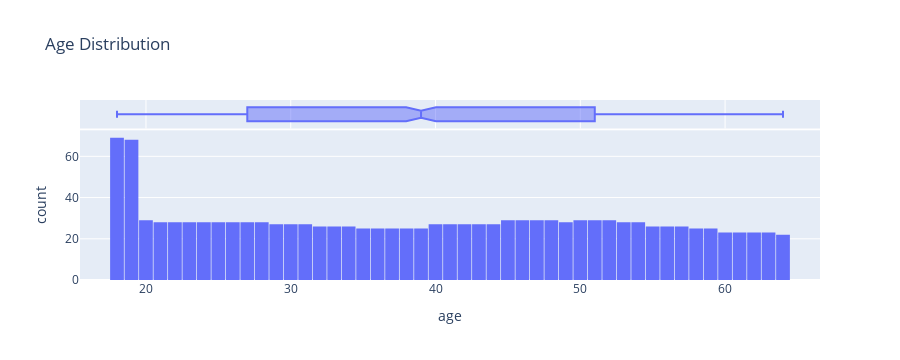

Source (notebook cell):
### Code cell
fig = px.histogram(medical_df,
                   x = 'age',
                   marginal='box',
                   nbins=47,
                   title='Age Distribution')
fig.update_layout(bargap=0.05)
fig.show()

### Figure 1 — Plotly figure (JSON) as saved in the notebook; plotly's stock layout.template omitted (floating-point values rounded to 4 significant figures; data arrays with more than 128 entries replaced by an {"elided": "..."} marker saying what was removed)
{"data": [{"alignmentgroup": "True", "bingroup": "x", "hovertemplate": "age=%{x}<br>count=%{y}<extra></extra>", "legendgroup": "", "marker": {"color": "#636efa", "pattern": {"shape": ""}}, "name": "", "nbinsx": 47, "offsetgroup": "", "orientation": "v", "showlegend": false, "type": "histogram", "x": {"elided": "1338 int values"}, "xaxis": "x", "yaxis": "y"}, {"alignmentgroup": "True", "hovertemplate": "age=%{x}<extra></extra>", "legendgroup": "", "marker": {"color": "#636efa"}, "name": "", "notched": true, "offsetgroup": "", "showlegend": false, "type": "box", "x": {"elided": "1338 int values"}, "xaxis": "x2", "yaxis": "y2"}], "layout": {"bargap": 0.05, "barmode": "relative", "height": 360, "legend": {"tracegroupgap": 0}, "title": {"text": "Age Distribution"}, "xaxis": {"anchor": "y", "autorange": true, "domain": [0, 1], "range": [15.44, 66.56], "title": {"text": "age"}, "type": "linear"}, "xaxis2": {"anchor": "y2", "autorange": true, "domain": [0, 1], "matches": "x", "range": [15.44, 66.56], "showgrid": true, "showticklabels": false, "type": "linear"}, "yaxis": {"anchor": "x", "autorange": true, "domain": [0, 0.8316], "range": [0, 72.63], "title": {"text": "count"}}, "yaxis2": {"anchor": "x2", "autorange": true, "domain": [0.8416, 1], "matches": "y2", "range": [-0.5, 0.5], "showgrid": false, "showline": false, "showticklabels": false, "ticks": "", "type": "category"}}}
